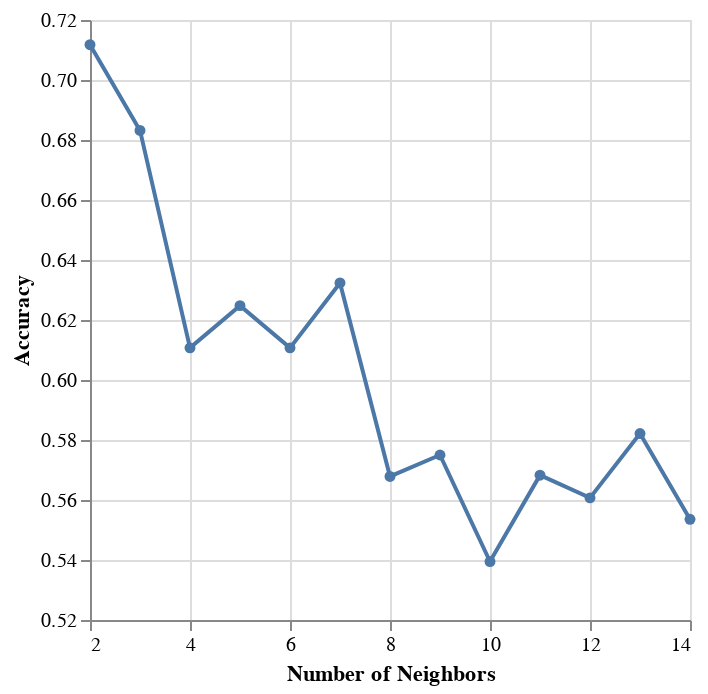

Notebook code for this chart:
### Code cell
# selecting k value
param_grid = {
    "kneighborsclassifier__n_neighbors": range(2, 15, 1),
}

# making tuning pipeline
players_tune_pipe = make_pipeline(players_sessions_preprocessor, KNeighborsClassifier())

# knn tuning grid
knn_tune_grid = GridSearchCV(
     players_tune_pipe, param_grid, cv=4,
)

#knn model grid
knn_model_grid = knn_tune_grid.fit(X_train,y_train)

accuracies_grid= pd.DataFrame(knn_model_grid.cv_results_)
accuracies_grid

#plot accuracies grid
accuracy_versus_k_grid = alt.Chart(accuracies_grid).mark_line(point=True).encode(
     x=alt.X("param_kneighborsclassifier__n_neighbors")
         .title("Number of Neighbors")
         .scale(zero=False),
     y=alt.Y("mean_test_score")
         .title("Accuracy")
         .scale(zero=False)
 )

accuracy_versus_k_grid

### Figure 1 — Vega specification as saved in the notebook (floating-point values rounded to 4 significant figures)
{"$schema": "https://vega.github.io/schema/vega/v5.json", "data": [{"name": "source_0", "values": [{"mean_test_score": 0.7118, "param_kneighborsclassifier__n_neighbors": 2}, {"mean_test_score": 0.6832, "param_kneighborsclassifier__n_neighbors": 3}, {"mean_test_score": 0.6107, "param_kneighborsclassifier__n_neighbors": 4}, {"mean_test_score": 0.6248, "param_kneighborsclassifier__n_neighbors": 5}, {"mean_test_score": 0.6107, "param_kneighborsclassifier__n_neighbors": 6}, {"mean_test_score": 0.6324, "param_kneighborsclassifier__n_neighbors": 7}, {"mean_test_score": 0.5679, "param_kneighborsclassifier__n_neighbors": 8}, {"mean_test_score": 0.575, "param_kneighborsclassifier__n_neighbors": 9}, {"mean_test_score": 0.5395, "param_kneighborsclassifier__n_neighbors": 10}, {"mean_test_score": 0.5683, "param_kneighborsclassifier__n_neighbors": 11}, {"mean_test_score": 0.5607, "param_kneighborsclassifier__n_neighbors": 12}, {"mean_test_score": 0.5821, "param_kneighborsclassifier__n_neighbors": 13}, {"mean_test_score": 0.5536, "param_kneighborsclassifier__n_neighbors": 14}]}, {"name": "data_0", "values": [{"mean_test_score": 0.7118, "param_kneighborsclassifier__n_neighbors": 2}, {"mean_test_score": 0.6832, "param_kneighborsclassifier__n_neighbors": 3}, {"mean_test_score": 0.6107, "param_kneighborsclassifier__n_neighbors": 4}, {"mean_test_score": 0.6248, "param_kneighborsclassifier__n_neighbors": 5}, {"mean_test_score": 0.6107, "param_kneighborsclassifier__n_neighbors": 6}, {"mean_test_score": 0.6324, "param_kneighborsclassifier__n_neighbors": 7}, {"mean_test_score": 0.5679, "param_kneighborsclassifier__n_neighbors": 8}, {"mean_test_score": 0.575, "param_kneighborsclassifier__n_neighbors": 9}, {"mean_test_score": 0.5395, "param_kneighborsclassifier__n_neighbors": 10}, {"mean_test_score": 0.5683, "param_kneighborsclassifier__n_neighbors": 11}, {"mean_test_score": 0.5607, "param_kneighborsclassifier__n_neighbors": 12}, {"mean_test_score": 0.5821, "param_kneighborsclassifier__n_neighbors": 13}, {"mean_test_score": 0.5536, "param_kneighborsclassifier__n_neighbors": 14}]}], "marks": [{"type": "line", "name": "layer_0_marks", "from": {"data": "source_0"}, "sort": {"field": "x"}, "encode": {"update": {"defined": {"signal": "isValid(datum[\"param_kneighborsclassifier__n_neighbors\"]) && isFinite(+datum[\"param_kneighborsclassifier__n_neighbors\"]) && isValid(datum[\"mean_test_score\"]) && isFinite(+datum[\"mean_test_score\"])"}, "y": {"field": "mean_test_score", "scale": "y"}, "stroke": {"value": "#4c78a8"}, "x": {"field": "param_kneighborsclassifier__n_neighbors", "scale": "x"}}}, "style": ["line"]}, {"type": "symbol", "name": "layer_1_marks", "from": {"data": "data_0"}, "encode": {"update": {"y": {"field": "mean_test_score", "scale": "y"}, "opacity": {"value": 1}, "fill": {"value": "#4c78a8"}, "x": {"field": "param_kneighborsclassifier__n_neighbors", "scale": "x"}}}, "style": ["point"]}], "scales": [{"name": "x", "type": "linear", "domain": {"fields": [{"data": "source_0", "field": "param_kneighborsclassifier__n_neighbors"}, {"data": "data_0", "field": "param_kneighborsclassifier__n_neighbors"}]}, "range": [0, {"signal": "width"}], "nice": true, "zero": false}, {"name": "y", "type": "linear", "domain": {"fields": [{"data": "source_0", "field": "mean_test_score"}, {"data": "data_0", "field": "mean_test_score"}]}, "range": [{"signal": "height"}, 0], "nice": true, "zero": false}], "axes": [{"scale": "x", "aria": false, "grid": true, "gridScale": "y", "maxExtent": 0, "ticks": false, "minExtent": 0, "tickCount": {"signal": "ceil(width/40)"}, "domain": false, "labels": false, "orient": "bottom", "zindex": 0}, {"scale": "y", "ticks": false, "gridScale": "x", "domain": false, "minExtent": 0, "maxExtent": 0, "tickCount": {"signal": "ceil(height/40)"}, "orient": "left", "zindex": 0, "grid": true, "labels": false, "aria": false}, {"scale": "x", "labelFlush": true, "title": "Number of Neighbors", "grid": false, "orient": "bottom", "labelOverlap": true, "tickCount": {"signal": "ceil(width/40)"}, "zindex": 0}, {"scale": "y", "grid": false, "orient": "left", "labelOverlap": true, "tickCount": {"signal": "ceil(height/40)"}, "zindex": 0, "title": "Accuracy"}], "width": 300, "background": "white", "padding": 5, "height": 300, "style": "cell"}
